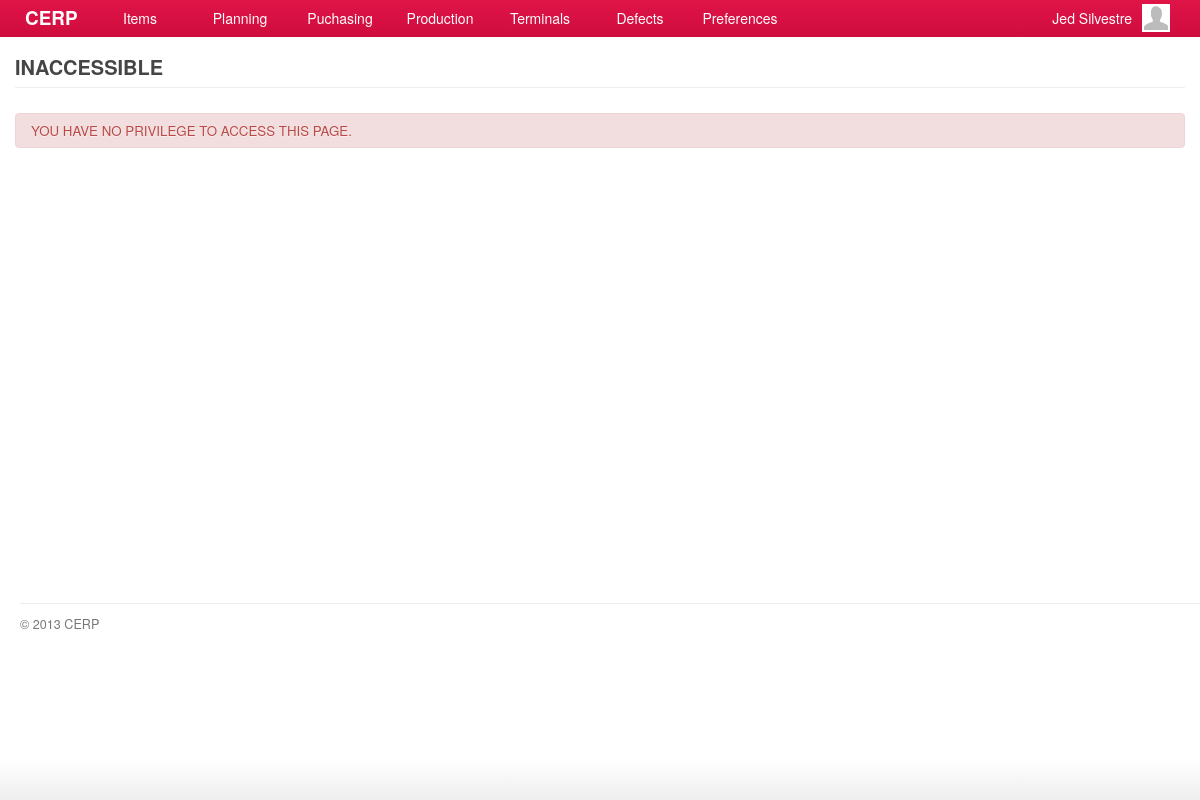
The page /account/manage-purchasing.php (signed in) on the database as committed earlier.
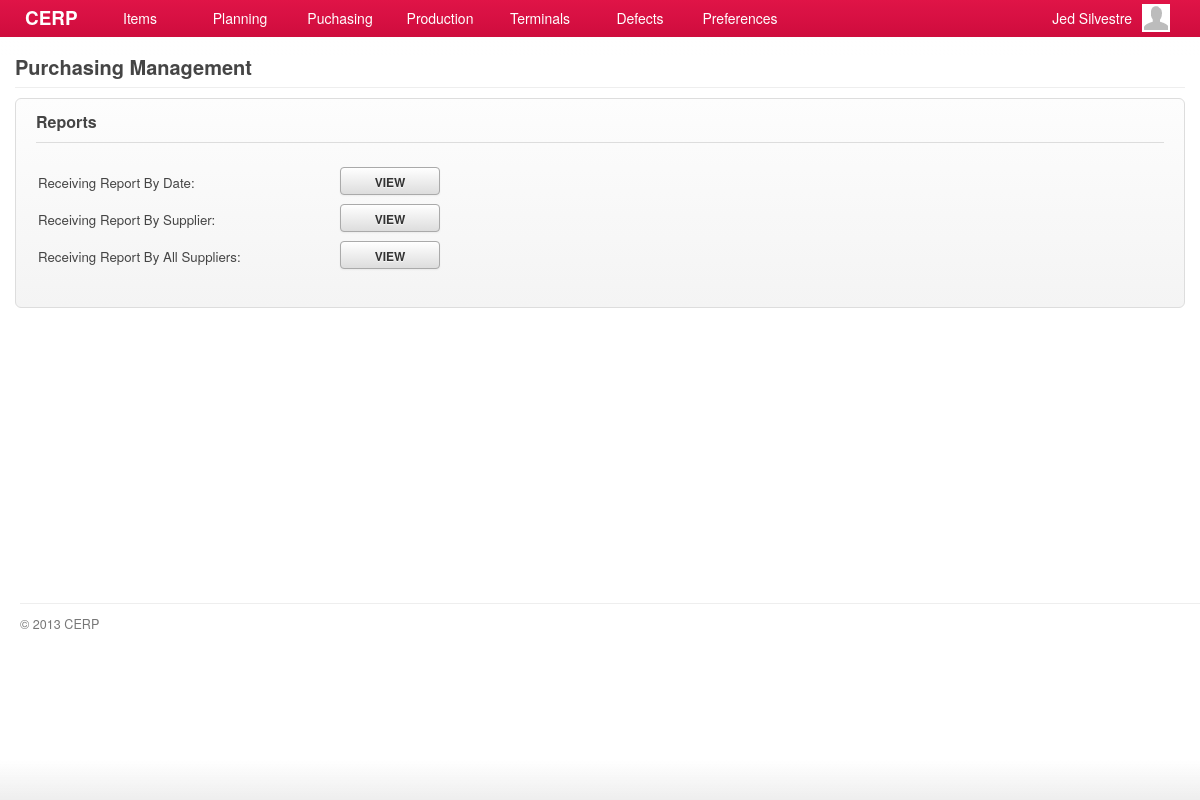
The same page on the database as committed later.
### tables this page shows
CREATE TABLE `capabilities` (
  `id` int(11) NOT NULL AUTO_INCREMENT,
  `title` varchar(45) DEFAULT NULL,
  `name` varchar(45) DEFAULT NULL,
  `capability` varchar(45) DEFAULT NULL,
  `url` varchar(45) DEFAULT NULL,
  `parent` int(11) DEFAULT NULL,
  PRIMARY KEY (`id`)
);

### include/general.class.php (called while the page is built, shortened)
<?php
require('database.class.php');
require('capabilities.class.php');
require('role.class.php');
$HostAccount	= "account";
$DB				= new MySQL;
  $Host			= "cerp";
  $HostAccount	= "/".$Host."/".$HostAccount;
  $DB->database	= "cerpdb";
  $DB->username	= "cerpuser";
  $DB->password	= "cerpuser";
  $DB->hostname	= "localhost";
$Capabilities	= new Capabilities($DB);
$Signed			= $_SESSION['user'];
$Role		= new Role($DB, $Signed['id']);
require('functions.php');
?>

### include/role.class.php (called while the page is built, shortened)
<?php
class Role
{
	private $DB;
	private $user_id;
	function Role($db, $uid) {
  	$this->DB = $db;
		$this->user_id = $uid;
  }
	function isCapableByName($cap_name) {
		foreach ($this->getUserRoles() as $user_role) {
			$result = $this->DB->Find('role_capabilities', array(
						  			'columns' 		=> 'role_capabilities.*',
						  			'joins' => 'INNER JOIN capabilities ON capabilities.id = role_capabilities.capability_id',
						  	    'conditions' 	=> 'capabilities.capability="'. $cap_name .'" AND role_id='. $user_role['role_id']));
			if(isset($result)) {
				return TRUE;
			}
		}
	}
	function getUserRoles() {
		$result = $this->DB->Get('user_roles', array(
						  			'columns' 		=> 'user_roles.role_id, roles.name',
						  			'joins' => 'INNER JOIN roles ON roles.id = user_roles.role_id',
						  	    'conditions' 	=> 'user_roles.user_id='. $this->user_id));
		if(isset($result)) {
			return $result;
		}
	}
}

### include/database.class.php (called while the page is built, shortened)
<?php
class MySQL {
  public $username	= "cerpuser";
  public $password	= "cerpuser";
  public $hostname	= "localhost";
  public function Connect() {
    $conn = mysql_connect($this->hostname, $this->username, $this->password) or die("<br/><span class='notice'><p class='error'><strong>ERROR!</strong> Unable to connect to MySQL! </p></span>");
    return $conn;
  }
  public function Query($sql) {
  	$conn = $this->Connect();
    $result = mysql_query($sql, $conn);
	return $result;
  }
	function Find($table, $args='') {
  	if (isset($args)) {
  	  $args['columns'] = (isset($args['columns']) ? $args['columns'] : '*');
  	  $args['joins'] = (isset($args['joins']) ? $args['joins'] : '');
	 	 	$args['conditions'] = ($args['conditions'] == '' ? '' : 'where '.$args['conditions']);
		}
		$sql = "SELECT ".$args['columns']." FROM ".$table." ".$args['joins']." ".$args['conditions'];
		$row = $this->IsEmpty($this->Query($sql));
		if($row == null) { return null; }
		return mysql_fetch_array($row);
  }
  function Get($table, $args='') {
  	if (isset($args)) {
  	  $args['columns'] = (isset($args['columns']) ? $args['columns'] : '*');
  	  $args['joins'] = (isset($args['joins']) ? $args['joins'] : '');
		  $args['conditions'] = ($args['conditions'] == '' ? '' : 'WHERE '.$args['conditions']);
  	  $args['order'] = (isset($args['order']) ? ' ORDER BY '.$args['order'] : '');
  	  $args['limit'] = (isset($args['limit']) ? ' LIMIT '.$args['limit'] : '');
  	  $args['group'] = (isset($args['group']) ? ' GROUP BY '.$args['group'] : '');
		}
		$data = array();
		$sql = "SELECT ".$args['columns']." FROM ".$table." ".$args['joins']." ".$args['conditions']." ".$args['group']." ".$args['order']." ".$args['limit'];
		$result = $this->IsEmpty($this->Query($sql));
		if(!empty($result)) {
	      while ($row = mysql_fetch_array($result)) {
	        $data[] = $row;
	      }
		}
		return $data;
  }
  private function IsEmpty($result) {
    if(mysql_num_rows($result) > 0) return $result;
    return null;
  }
}

### include/capabilities.class.php (called while the page is built, shortened)
<?php
class Capabilities {
  private $DB;
	public $All;
	function Capabilities($db) {
		$this->DB = $db;
		$this->GetCapabilities();
	}
  function GetTitle() {
    global $capability_key;
	return $this->All[$capability_key]['title'];
  }
	function GetCapabilities() {
		$capabilities = $this->DB->Get('capabilities', array(
					  			'columns' 		=> 'id, capability, title, name, parent, url',
					  	    'conditions' 	=> 'parent IS NOT null ORDER BY parent'));
		$all = array();
		foreach ($capabilities as $cap) {
			$all[$cap['capability']] = array('title' => $cap['title'],'name' => $cap['name'], 'url' => $cap['url'], 'parent' => $cap['parent']);
		}
		$this->All = $all;
	}
}

### include/functions.php (called while the page is built, shortened)
<?php
function host($uri='') {
  global $HostAccount;
  return $HostAccount."/".$uri;
}

### account/manage-purchasing.php (the view, shortened to what the changed rows need)
<?php
  $capability_key = 'manage_purchasing';
  require('header.php');
	$allowed = $Role->isCapableByName($capability_key);
	if(!$allowed) {
		require('inaccessible.php');
	}else{
?>
	<div id="page">
		<div id="page-title">
    	<h2>
      	<span class="title"><?php echo $Capabilities->GetTitle(); ?></span>
      </h2>
		</div>
    <div id="content">
      <form id="form-name" action="<?php host($Capabilities->GetUrl()) ?>" method="POST" class="form-container">
				<h3 class="form-title">Reports</h3>
        <table>
           <tr>
              <td width="300">Receiving Report By Date:</td><td><input id="by-date" type="button" value="VIEW" class="btn strd redirect-to" rel="<?php echo host('report-received-date.php'); ?>" /></td>
           </tr>
           <tr>
              <td>Receiving Report By Supplier:</td><td><input id="by-supplier" type="button" value="VIEW" class="btn strd redirect-to" rel="<?php echo host('report-received-supplier.php'); ?>" /></td>
           </tr>
           <tr>
              <td>Receiving Report By All Suppliers:</td><td><input id="by-all-supplier" type="button" value="VIEW" class="btn strd redirect-to" rel="<?php echo host('report-received-supplier-all.php'); ?>" /></td>
           </tr>
           <tr><td height="5" colspan="99"></td></tr>
        </table>
      </form>
		</div>
	</div>
<?php }
require('footer.php'); ?>

### account/inaccessible.php (shortened to what the changed rows need)
<div id="page">
	<div id="page-title">
  	<h2>
    	<span class="title">INACCESSIBLE</span>
    </h2>
	</div>
	<div id="content"><br/>
		<span class="notice">
      <p class="error">YOU HAVE NO PRIVILEGE TO ACCESS THIS PAGE.</p>
    </span>
	</div>
</div>

Rows that differ between the two databases and show on the page:
added capabilities: title "Purchasing Management"
Other text that changed with them:
form field value: (not shown) → "VIEW"
text no longer shown: "INACCESSIBLE YOU HAVE NO PRIVILEGE TO ACCESS THIS PAGE."
text now shown: "Reports Receiving Report By Date: Receiving Report By Supplier: Receiving Report By All Suppliers:"
